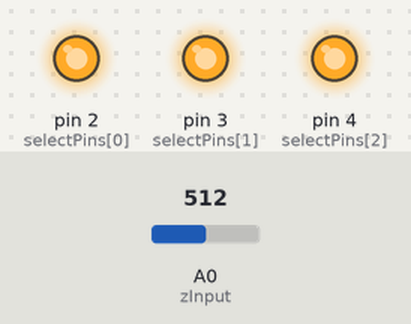
Bench run of a sketch on a simulated Arduino Uno, built with avr-gcc and run on an emulated ATmega328P. On the bench: output pins drawn as LEDs (lit = HIGH). Inputs (shaded band) come from the test bench; at power-on: A0 (zInput) = 512. What the sketch prints to the serial monitor is not drawn.

Above: at 0.1 s.
Timing chart, 0 to 1.6 s (numbered marks = the images above):
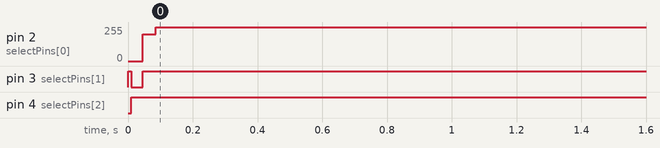

The sketch:

test_2.ino
```cpp
#include "config.h"
void setup()
{
  Serial.begin(9600);
  for (int i = 0; i < 3; i++) //output
  {
    pinMode(selectPins[i], OUTPUT);
    digitalWrite(selectPins[i], HIGH);
  }
  pinMode(zInput, INPUT); //Z as an input
  //header:
  Serial.println("Y0\tY1\tY2\tY3\tY4\tY5\tY6\tY7");
  Serial.println("---\t---\t---\t---\t---\t---\t---\t---");
}

void loop()
{
  for (byte pin = 0; pin <= 7; pin++) //Loop through all eight pins/channel.
  {
    selectMuxPin(pin);               //Select one at a time
    int inputValue = analogRead(A0); //read Z
    Serial.print(String(inputValue) + "\t");
  }
  Serial.println();
  delay(1000);
}
/*
  The selectMuxPin function sets the S0, S1, and S2 pins
  accordingly, given a pin from 0-7.
*/
void selectMuxPin(byte pin)
{
  for (int i = 0; i < 3; i++)
  {
    if (pin & (1 << i))
      digitalWrite(selectPins[i], HIGH);
    else
      digitalWrite(selectPins[i], LOW);
  }
}
```

config.h
```cpp
const int selectPins[3] = {2, 3, 4}; // S0->2, S1->3, S2->4
const int zInput = A0; //--> Connect common (Z) to A0 (analog input)
```

Measured:
- by itself, pin 2 (selectPins[0]): 0/255 → 255/255 at 0.05 s
- by itself, pin 3 (selectPins[1]): LOW → HIGH at 0.00 s, → LOW 0.01 s later, → HIGH 0.04 s later
- by itself, pin 4 (selectPins[2]): LOW → HIGH at 0.01 s
